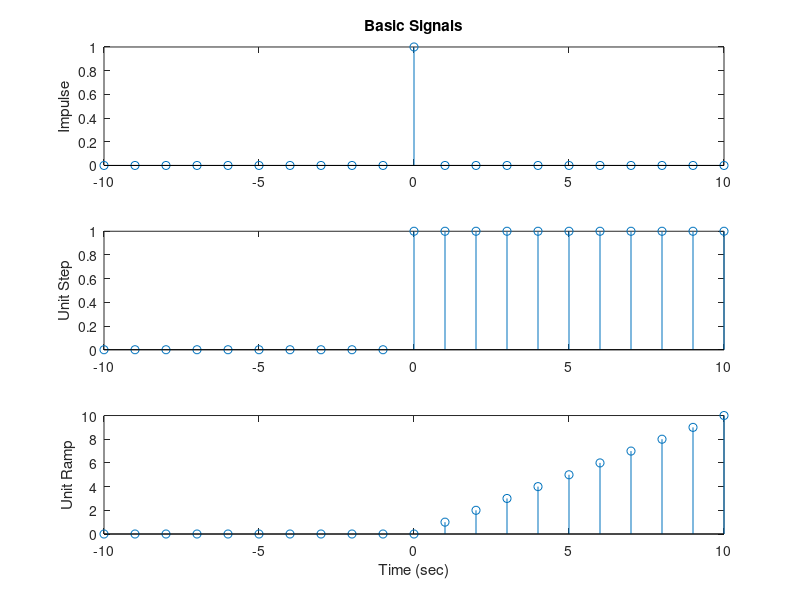

The MATLAB script that drew this image:
n = -10:10;
x1 = 1*(n == 0);
x2 = 1*(n>=0);
x3 = n.*(n>0);
figure(9)
subplot(311)
stem(n,x1)
title('Basic Signals')
ylabel('Impulse')
subplot(312)
stem(n,x2)
ylabel('Unit Step')
subplot(313)
stem(n,x3)
ylabel('Unit Ramp')
xlabel('Time (sec)')